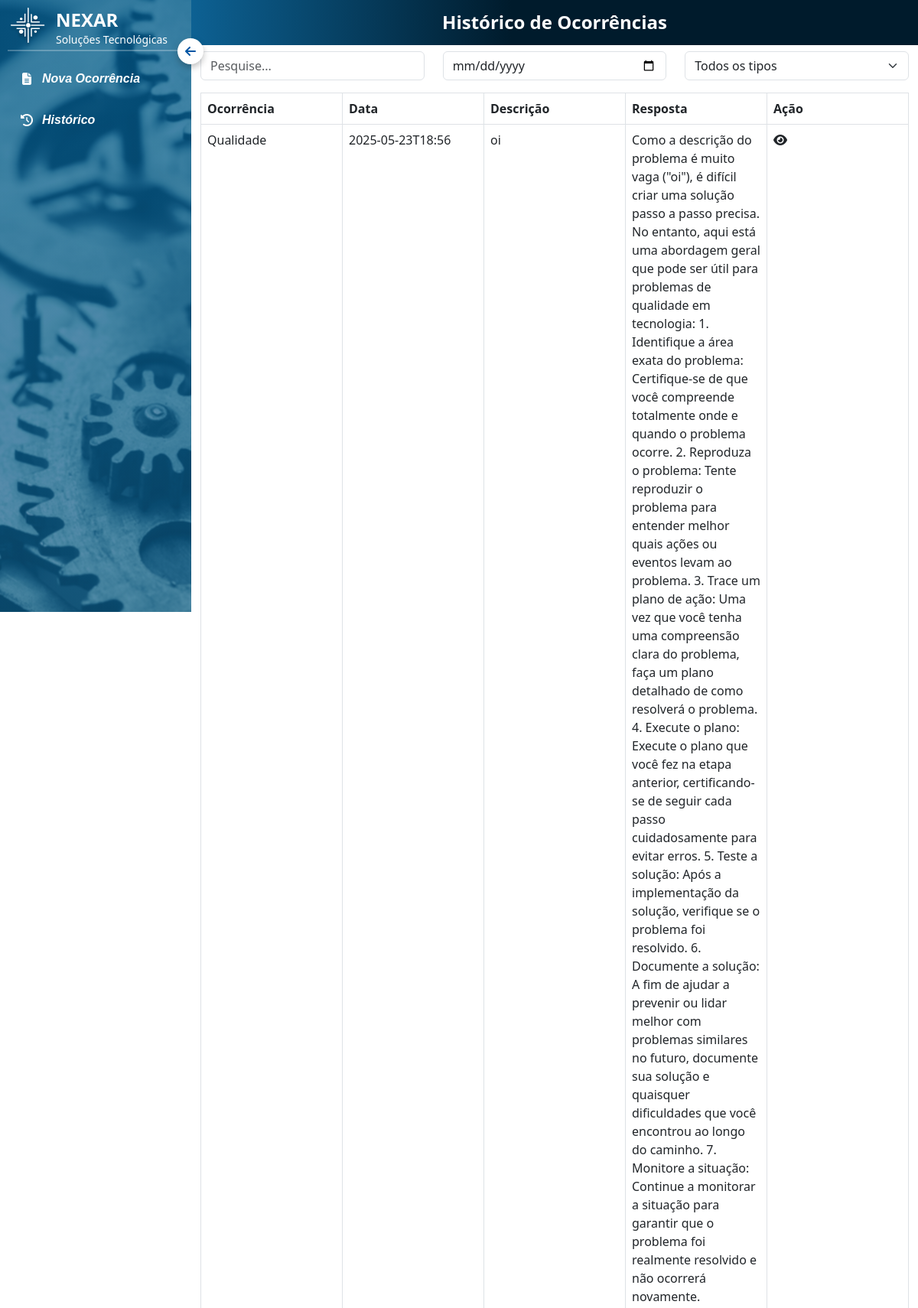
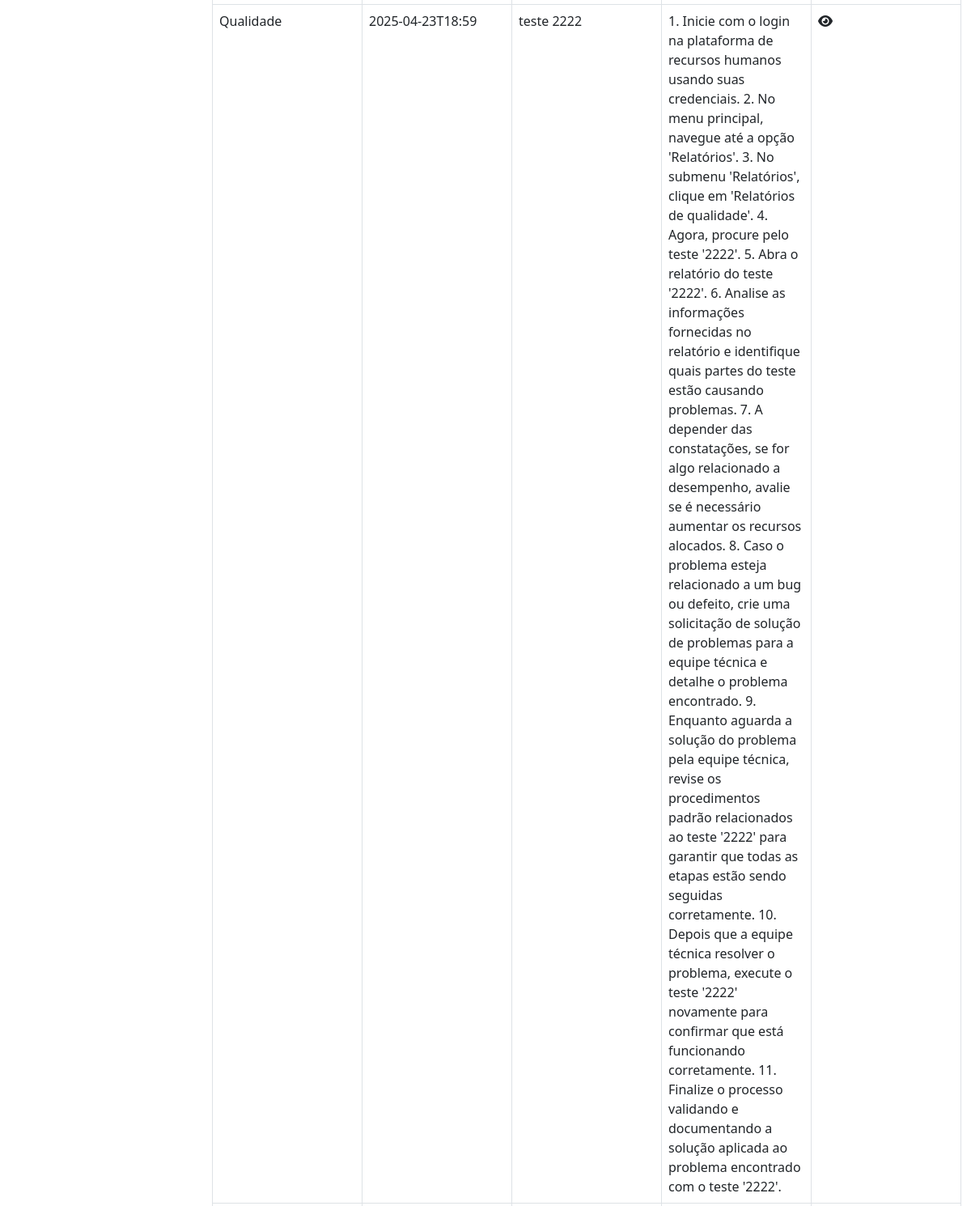
The page /historico (upper part) on the database its author committed (2 pictures, top to bottom).
### tables this page shows
CREATE TABLE ocorrencias (
            id INTEGER PRIMARY KEY AUTOINCREMENT,
            data_ocorrencia TEXT,
            nome_operador TEXT,
            setor_area TEXT,
            descricao TEXT,
            tipo_ocorrencia TEXT,
            nivel_impacto TEXT,
            problema_recorrente TEXT,
            detalhamento_tecnico TEXT,
            resposta_ia TEXT,
            imagem_url TEXT,
            data_registro DATETIME DEFAULT CURRENT_TIMESTAMP
        );

### app.py (the view)
@app.route('/historico')
def historico():
    try:
        conn = sqlite3.connect('qrqc.db')
        conn.row_factory = sqlite3.Row  # permite acessar os dados como dicionário
        cursor = conn.cursor()
        cursor.execute("SELECT * FROM ocorrencias ORDER BY data_registro DESC")
        ocorrencias = cursor.fetchall()
        conn.close()
        return render_template('historico.html', ocorrencias=ocorrencias)
    except Exception as e:
        print(f"Erro ao buscar histórico: {e}")
        return render_template('historico.html', ocorrencias=[])

### templates/historico.html (shortened to what this page needs)
{% extends 'menu.html' %}
{% block content %}
<!DOCTYPE html>
<html lang="en">
<head>
  <link rel="stylesheet" href="/static/css/telainicial.css" />
  <link rel="stylesheet" href="/static/css/historico.css" />
  <link href="https://cdn.jsdelivr.net/npm/bootstrap@5.3.0/dist/css/bootstrap.min.css" rel="stylesheet" />
  <link href="https://cdn.jsdelivr.net/npm/bootstrap-icons/font/bootstrap-icons.css" rel="stylesheet" />
  <link href="https://cdnjs.cloudflare.com/ajax/libs/font-awesome/6.4.2/css/all.min.css" rel="stylesheet" />
</head>
<body>
  <div class="content" id="content">
    <h1 class="header">Histórico de Ocorrências</h1>
  <div class="container">
    <div class="row mb-3">
      <div class="col-md-4">
        <input id="searchInput" class="form-control" type="text" placeholder="Pesquise..." />
      </div>
      <div class="col-md-4">
        <input id="dateInput" class="form-control" type="date" />
      </div>
      <div class="col-md-4">
        <select id="tipoSelect" class="form-select">
          <option value="">Todos os tipos</option>
        </select>
      </div>
    </div>
    <table class="table table-bordered">
      <thead>
        <tr>
          <th>Ocorrência</th>
          <th>Data</th>
          <th>Descrição</th>
          <th>Resposta</th>
          <th>Ação</th>
        </tr>
      </thead>
      <tbody id="tableBody">
        {% for ocorrencia in ocorrencias %}
        <tr>
          <td>{{ ocorrencia.tipo_ocorrencia }}</td>
          <td>{{ ocorrencia.data_ocorrencia }}</td>
          <td>{{ ocorrencia.descricao }}</td>
          <td>{{ ocorrencia.resposta_ia }}</td>
          <td>
            <i class="fa fa-eye btn-abrir-modal" data-bs-toggle="modal" data-bs-target="#detalhesModal"
               data-ocorrencia="{{ ocorrencia.tipo_ocorrencia }}"
               data-data="{{ ocorrencia.data_ocorrencia }}"
               data-descricao="{{ ocorrencia.descricao }}"
               data-resposta="{{ ocorrencia.resposta_ia }}"></i>
          </td>
        </tr>
        {% endfor %}
      </tbody>
    </table>
  </div>
</div>
</body>
</html>
{% endblock %}

### templates/menu.html (shortened to what this page needs)
<!DOCTYPE html>
<html lang="pt-br">
  <head>
    <link
    href="https://cdn.jsdelivr.net/npm/bootstrap@5.3.3/dist/css/bootstrap.min.css"
    rel="stylesheet"
  />
  <link
    rel="stylesheet"
    href="https://cdnjs.cloudflare.com/ajax/libs/font-awesome/6.0.0/css/all.min.css"
  />
  <link rel="stylesheet" href="/static/css/menu.css" />
  </head>
  <body>
    <div class="sidebar" id="sidebar" role="navigation">
      <div>
        <div class="logo-container">
          <img
            src="/static/assets/img/nexar_logo_2.png"
            class="img-fluid mb-3"
            alt="Logo da Nexar"
          />
          <div class="text-white">
            <h4 class="fw-bold mb-0 hide-on-collapse">NEXAR</h4>
            <p class="small hide-on-collapse">Soluções Tecnológicas</p>
          </div>
        </div>
        <hr class="divider" />
        <nav class="nav flex-column mt-4">
          <ul class="list-unstyled">
            <li>
              <a class="nav-link" href="{{ url_for('telaInicial') }}"
                ><i class="fas fa-file-alt"></i> <span>Nova Ocorrência</span></a
              >
            </li>
            <li>
              <a class="nav-link" href="{{ url_for('historico') }}"
                ><i class="fas fa-history"></i> <span>Histórico</span></a
              >
            </li>
          </ul>
        </nav>
      </div>
    </div>
    <button
      class="toggle-btn"
      id="toggleSidebar"
      onclick="toggleSidebar()"
      role="button"
    >
      <i class="fas fa-arrow-left"></i>
    </button>
      <div >
        {% block content %}{% endblock %}
      </div>
  </body>
</html>

### static/css/menu.css (style rules this page uses)
body { font-family: Arial, sans-serif; background-color: #f8f9fa; }
.sidebar { background-image: url(/static/assets/img/bg_sidebar.svg); background-position: center; width: 250px; height: 100vh; position: fixed; top: 0; left: 0; padding: 10px; transition: all 0.3s ease-in-out; color: white; display: flex; flex-direction: column; justify-content: space-between; }
.sidebar .nav-link { color: white; font-weight: bold; font-style: italic; font-family: 'Poppins', sans-serif; padding: 15px; border-radius: 10px; display: flex; align-items: center; gap: 10px; transition: 0.3s; }
.sidebar .nav-link i { min-width: 20px; text-align: center; }

### static/css/telainicial.css (style rules this page uses)
.content { margin-left: 250px; transition: margin-left 0.3s ease-in-out; padding: 0; }
.toggle-btn { position: absolute; top: 50px; left: 232px; cursor: pointer; z-index: 1000; background: white; border: none; padding: 5px 10px; border-radius: 35px; transition: left 0.3s ease-in-out; box-shadow: 0 4px 8px rgba(0, 0, 0, 0.25); }
.toggle-btn i { color: #0055a4; transition: transform 0.3s ease; }
.header { background: linear-gradient( to right, #0D6193 0%, #08486E 16%, #001B2C 44%, #001B2C 47% ); color: white; padding: 15px; text-align: center; font-weight: bold; font-size: 1.5rem; width: 100%; box-sizing: border-box; }
.logo-container { display: flex; align-items: center; gap: 10px; }
.hide-on-collapse { display: block; }
.divider { border: 1px solid; height: 2px; background-color: #ffffff; margin: -15px 0; }

### static/css/historico.css (style rules this page uses)
.table { min-width: 100%; table-layout: fixed; }
#tableBody { display: table-row-group; min-height: 200px; }
th { min-width: 150px; }
body { font-family: 'Segoe UI', Tahoma, Geneva, Verdana, sans-serif; font-size: 16px; color: #333; }

### rows shown on the page
ocorrencias: tipo_ocorrencia "Qualidade", data_ocorrencia "2025-05-23T18:56", descricao "oi", resposta_ia "Como a descrição do problema é muito vaga (\"oi\"), é difícil criar uma solução passo a passo precisa. No entanto, aqui está uma abordagem geral que pode ser útil para problemas de qualidade em tecnologia: 1. Identifique a área exata do problema: Certifique-se de que você compreende totalmente onde e quando o problema ocorre. 2. Reproduza o problema: Tente reproduzir o problema para entender melhor quais ações ou eventos levam ao problema. 3. Trace um plano de ação: Uma vez que você tenha uma compreensão clara do problema, faça um plano detalhado de como resolverá o problema. 4. Execute o plano: Execute o plano que você fez na etapa anterior, certificando-se de seguir cada passo…"
ocorrencias: tipo_ocorrencia "Qualidade", data_ocorrencia "2025-04-23T18:59", descricao "teste 2222", resposta_ia "1. Inicie com o login na plataforma de recursos humanos usando suas credenciais. 2. No menu principal, navegue até a opção 'Relatórios'. 3. No submenu 'Relatórios', clique em 'Relatórios de qualidade'. 4. Agora, procure pelo teste '2222'. 5. Abra o relatório do teste '2222'. 6. Analise as informações fornecidas no relatório e identifique quais partes do teste estão causando problemas. 7. A depender das constatações, se for algo relacionado a desempenho, avalie se é necessário aumentar os recursos alocados. 8. Caso o problema esteja relacionado a um bug ou defeito, crie uma solicitação de solução de problemas para a equipe técnica e detalhe o problema encontrado. 9. Enquanto aguarda a…"
